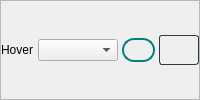
             <widget class="QFrame" name="hover_5">
              <property name="maximumSize">
               <size>
                <width>16777215</width>
                <height>16777215</height>
               </size>
              </property>
              <property name="frameShape">
               <enum>QFrame::StyledPanel</enum>
              </property>
              <property name="frameShadow">
               <enum>QFrame::Raised</enum>
              </property>
              <layout class="QHBoxLayout" name="horizontalLayout_38">
               <property name="spacing">
                <number>4</number>
               </property>
               <property name="leftMargin">
                <number>0</number>
               </property>
               <property name="topMargin">
                <number>0</number>
               </property>
               <property name="rightMargin">
                <number>0</number>
               </property>
               <property name="bottomMargin">
                <number>0</number>
               </property>
               <item>
                <widget class="QLabel" name="hover_6">
                 <property name="minimumSize">
                  <size>
                   <width>0</width>
                   <height>0</height>
                  </size>
                 </property>
                 <property name="maximumSize">
                  <size>
                   <width>70</width>
                   <height>16777215</height>
                  </size>
                 </property>
                 <property name="text">
                  <string>Hover</string>
                 </property>
                </widget>
               </item>
               <item>
                <widget class="QComboBox" name="changeSelectedColor_24">
                 <property name="minimumSize">
                  <size>
                   <width>80</width>
                   <height>0</height>
                  </size>
                 </property>
                 <property name="maximumSize">
                  <size>
                   <width>80</width>
                   <height>16777215</height>
                  </size>
                 </property>
                </widget>
               </item>
               <item>
                <widget class="QLabel" name="selectedColor_24">
                 <property name="minimumSize">
                  <size>
                   <width>0</width>
                   <height>24</height>
                  </size>
                 </property>
                 <property name="maximumSize">
                  <size>
                   <width>50</width>
                   <height>24</height>
                  </size>
                 </property>
                 <property name="styleSheet">
                  <string notr="true">QLabel{
	border: 2px solid teal;
	border-radius: 12px;
}</string>
                 </property>
                 <property name="text">
                  <string/>
                 </property>
                </widget>
               </item>
               <item>
                <widget class="QPushButton" name="colorPicker_24">
                 <property name="minimumSize">
                  <size>
                   <width>40</width>
                   <height>30</height>
                  </size>
                 </property>
                 <property name="maximumSize">
                  <size>
                   <width>40</width>
                   <height>30</height>
                  </size>
                 </property>
                 <property name="cursor">
                  <cursorShape>PointingHandCursor</cursorShape>
                 </property>
                 <property name="styleSheet">
                  <string notr="true">QPushButton { 
	   border: 1px  solid  rgb(49, 54, 72);
	border-radius: 3px;
 background: qlineargradient(x1: 0, y1: 0, x2: 0, y2: 1,
                                stop: 0 #13161f, stop: 0.4 #161924,
                                stop: 0.5 #171c26, stop: 1.0 #1b202c);
}

QPushButton:hover{
	background:rgb(62, 62, 62);
	border-radius: 3px;
}</string>
                 </property>
                 <property name="text">
                  <string/>
                 </property>
                
                </widget>
               </item>
              </layout>
             </widget>
